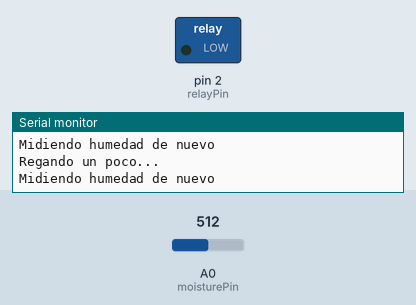
This sketch was run on a simulated Arduino Uno, built with avr-gcc and run on an emulated ATmega328P. Parts: switched loads named in the sketch (green lamp = pin HIGH), the last lines printed to the serial monitor. The inputs (shaded band) are chosen by the test bench; at power-on: A0 (moisturePin) = 512.

Above: at 14.1 s.
18.1 s: A0 (moisturePin) set to 309
33.8 s: A0 (moisturePin) set to 284
At 38.2 s:
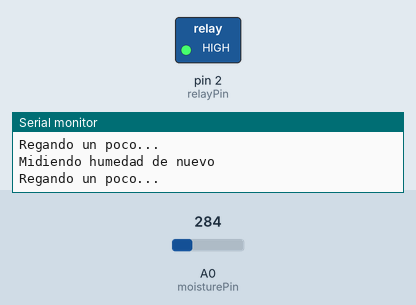
Timing chart, 0 to 40.5 s (numbered marks = the images above; inputs shaded):
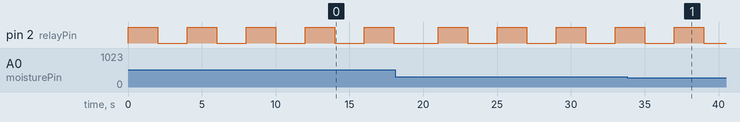

The sketch:

code.ino
```cpp
const int moisturePin = A0;
const int relayPin = 2;

int sensorValue;
int moistureThreshold = 300;
bool isWatering = false;

void setup() {
  pinMode(relayPin, OUTPUT); // Establecemos el pin del relayPin como Salida
  digitalWrite(relayPin, LOW); // Establecemos el valor por defecto del relé a 0v para que no pase corriente
  Serial.begin(9600);
}

void loop() {
  sensorValue = analogRead(moisturePin); // Leemos la humedad del sensor de humedad (moisturePin)
  Serial.print("Valor de humedad: "); // Mostramos mensaje de la humedad del sensor en pantalla
  Serial.println(sensorValue); // Mostramos valor de la humedad del sensor en pantalla a continuación del mensaje anterior

  if (sensorValue < moistureThreshold && !isWatering) { // Si la humedad está por debajo del umbral y no está regando
    digitalWrite(relayPin, LOW);
    Serial.println("Humedad suficiente, riego desactivado");
    isWatering = false;
  } else if (sensorValue >= moistureThreshold && !isWatering) { // Si la humedad está por encima del umbral y no está regando
    isWatering = true;
    // Riego intermitente por intervalos de 4 segundos (2 segundos de riego, 2 segundos de descanso)
    for (int i = 0; i < 5; i++) { // Cambiar 5 por el número de ciclos deseados
      digitalWrite(relayPin, HIGH);
      Serial.println("Regando un poco...");
      delay(2000); // Riego durante 2 segundos
      digitalWrite(relayPin, LOW);
      Serial.println("Midiendo humedad de nuevo");
      delay(2000); // Espera 2 segundos antes de comenzar el siguiente ciclo
    }
    isWatering = false;
  }

  delay(1000);
}
```

Measured:
- the behaviour switches between 300 and 299 on A0 (moisturePin) (found by bisection; images 0 and 1)
- after the input at 33.8 s, pin 2 (relayPin): goes on until 39.0 s, then stays LOW
- by itself, pin 2 (relayPin): alternates HIGH for 2.0 s and LOW for 2.0 s
